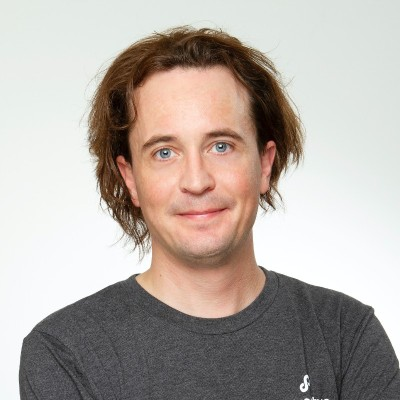
#> input picture team/rosco.jpeg, 400 x 400 px
$ python -i gif.py   (imports and definitions only)
#> lines starting #> are read from the running program, lines starting #| are printed output that depends on the picture
from __future__ import annotations

from dataclasses import dataclass
from io import BytesIO

from PIL import Image, ImageSequence

from .models import LoopMode

WHITE = (255, 255, 255)


@dataclass(frozen=True)
class GifInfo:
    frame_count: int
    width: int
    height: int
    duration_ms: int
    loop: int | None


# [79 lines left out: functions fit_square, loop_sequence, frame_durations, shared_palette, assemble_gif, read_gif_info, not called in this run]

>>> import cv2
>>> picture = cv2.imread('../../../team/rosco.jpeg', cv2.IMREAD_GRAYSCALE)
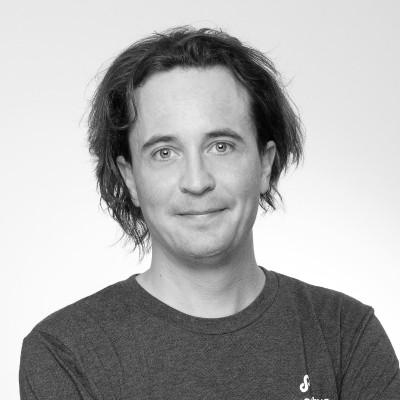
#> picture: shape (400, 400); min 0, max 255, mean 172.5
#> (the run stopped early here; a loop or call above may not have finished)

$ run again, on team/zafar.jpeg
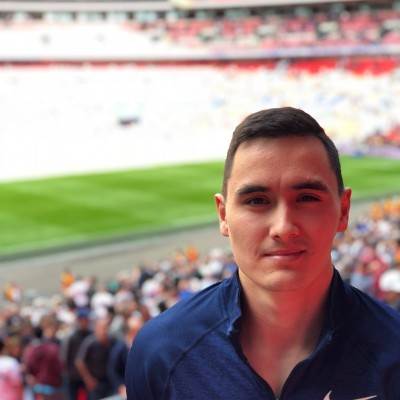
#> input picture team/zafar.jpeg, 400 x 400 px
#> `picture = cv2.imread('../../../team/rosco.jpeg', cv2.IMREAD_GRAYSCALE)`:
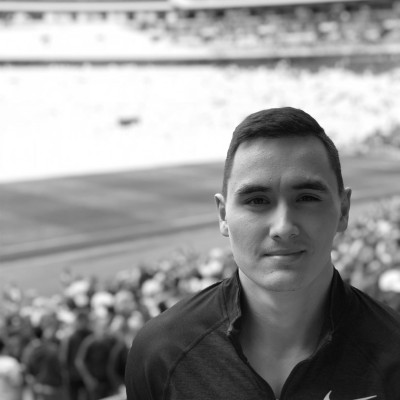
#> picture: shape (400, 400); min 5, max 255, mean 149
